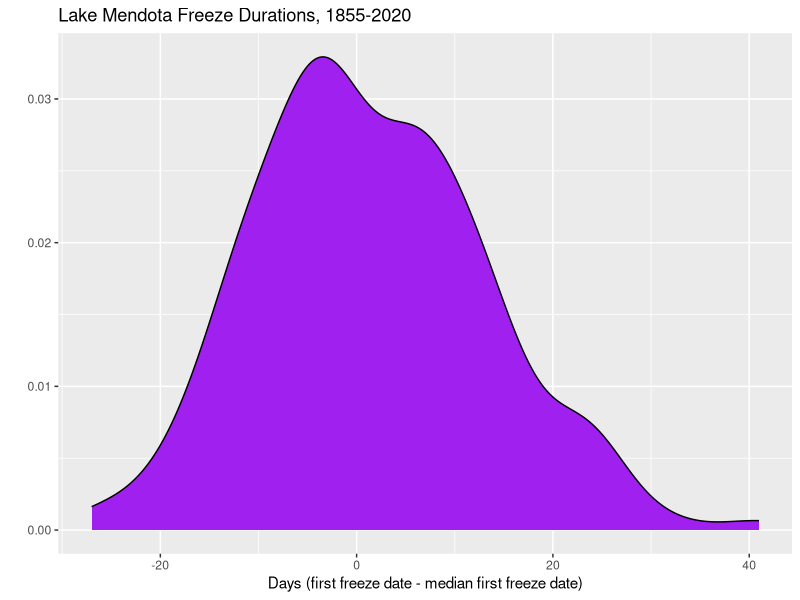
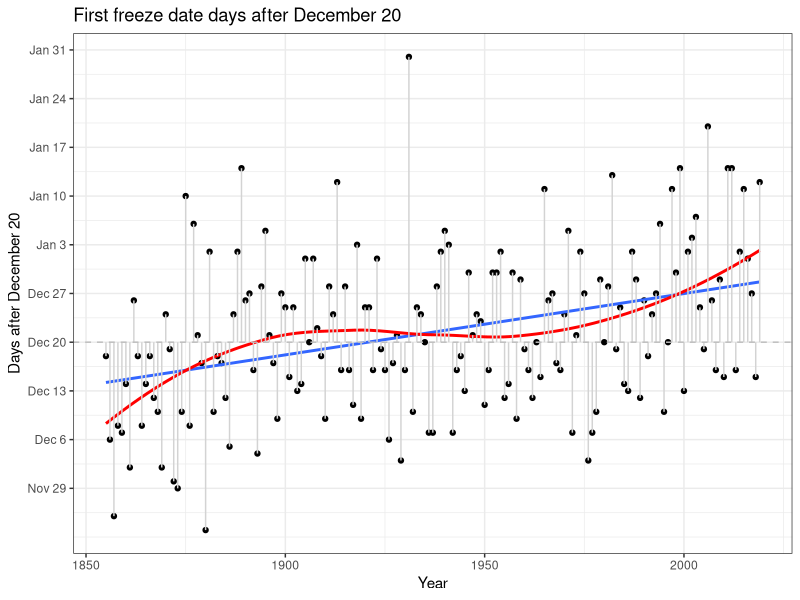

These figures' R source, in order:
## ---- chunk 1
knitr::opts_chunk$set(echo = TRUE, message=FALSE, warning=FALSE)
library(tidyverse)
library(lubridate)
## ---- chunk 2
mendota <- read_csv("lake-mendota-clean-2020.csv")
## ---- chunk 3
mendota <- mendota %>% 
  mutate(oct31=as_date(paste0(year1,"-10-31"))) #Add variable oct31 as a date

mendota$first_freeze - as_date(paste0(mendota$year1,"-10-31"))


m = with(mendota, median(first_freeze-oct31, na.rm=TRUE))
m

as_date("2020-10-31")+m
## ---- chunk 4
mendota = mendota %>%  # Start with our data set, then 
  mutate(first_freeze_median = oct31 + m) %>%  # add this new variable, then 
  mutate(first_freeze_residual = first_freeze - first_freeze_median)  # add this new variable
## ---- chunk 5
ggplot(mendota, aes(x=first_freeze_residual)) +
  geom_density(color="black",fill="purple") + 
  xlab("Days (first freeze date - median first freeze date)") +
  ylab("") +
  ggtitle("Lake Mendota Freeze Durations, 1855-2020")
## ---- chunk 6
ggplot(mendota, aes(x=year1,y=first_freeze_residual)) +
  geom_point() +
  geom_smooth(method="lm",se=FALSE) + # linear model trend line
  geom_smooth(se=FALSE,color="red") + # add a smooth trend
  geom_segment(aes(xend=year1, yend=0), color="lightgray") + # draws segments between (x,y) and (xend,yend)
  geom_hline(yintercept = 0, color="gray", linetype="dashed") + # adds a horizontal line at yintercept
  scale_y_continuous(breaks = seq(-21,42,by=7),
                     labels = c("Nov 29","Dec 6","Dec 13","Dec 20","Dec 27","Jan 3","Jan 10","Jan 17","Jan 24","Jan 31")) +
  xlab("Year") +
  ylab(paste0("Days after ", format(mendota$first_freeze_median[1], format="%B %d"))) +
  ggtitle(paste0("First freeze date days after ", format(mendota$first_freeze_median[1], format="%B %d"))) + 
  theme_bw() # adjusts the plot colors (e.g., changes background)
